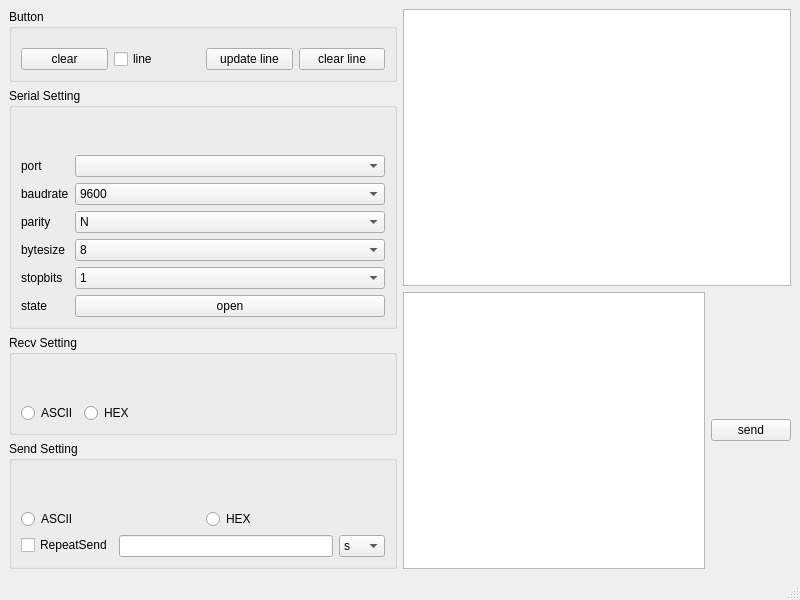
<?xml version="1.0" encoding="UTF-8"?>
<ui version="4.0">
 <class>MainWindow</class>
 <widget class="QMainWindow" name="MainWindow">
  <property name="geometry">
   <rect>
    <x>0</x>
    <y>0</y>
    <width>800</width>
    <height>600</height>
   </rect>
  </property>
  <property name="windowTitle">
   <string>MainWindow</string>
  </property>
  <widget class="QWidget" name="centralwidget">
   <layout class="QHBoxLayout" name="horizontalLayout_4">
    <item>
     <layout class="QVBoxLayout" name="verticalLayout">
      <property name="sizeConstraint">
       <enum>QLayout::SetMaximumSize</enum>
      </property>
      <item>
       <widget class="QGroupBox" name="groupBox_4">
        <property name="title">
         <string>Button</string>
        </property>
        <layout class="QGridLayout" name="gridLayout">
         <item row="0" column="0">
          <spacer name="verticalSpacer_4">
           <property name="orientation">
            <enum>Qt::Vertical</enum>
           </property>
           <property name="sizeHint" stdset="0">
            <size>
             <width>20</width>
             <height>17</height>
            </size>
           </property>
          </spacer>
         </item>
         <item row="2" column="0">
          <widget class="QPushButton" name="pushButton_clear">
           <property name="text">
            <string>clear</string>
           </property>
          </widget>
         </item>
         <item row="2" column="3">
          <widget class="QPushButton" name="pushButton_LineClear">
           <property name="text">
            <string>clear line</string>
           </property>
          </widget>
         </item>
         <item row="2" column="1">
          <widget class="QCheckBox" name="checkBox_LineShow">
           <property name="text">
            <string>line</string>
           </property>
          </widget>
         </item>
         <item row="2" column="2">
          <widget class="QPushButton" name="pushButton_LineUpdate">
           <property name="text">
            <string>update line</string>
           </property>
          </widget>
         </item>
        </layout>
       </widget>
      </item>
      <item>
       <widget class="QGroupBox" name="groupBox">
        <property name="title">
         <string>Serial Setting</string>
        </property>
        <layout class="QFormLayout" name="formLayout">
         <item row="1" column="0">
          <widget class="QLabel" name="label">
           <property name="text">
            <string>port</string>
           </property>
          </widget>
         </item>
         <item row="1" column="1">
          <widget class="QComboBox" name="comboBox_port"/>
         </item>
         <item row="2" column="0">
          <widget class="QLabel" name="label_2">
           <property name="text">
            <string>baudrate</string>
           </property>
          </widget>
         </item>
         <item row="2" column="1">
          <widget class="QComboBox" name="comboBox_baudrate">
           <item>
            <property name="text">
             <string>9600</string>
            </property>
           </item>
           <item>
            <property name="text">
             <string>19200</string>
            </property>
           </item>
           <item>
            <property name="text">
             <string>115200</string>
            </property>
           </item>
          </widget>
         </item>
         <item row="3" column="0">
          <widget class="QLabel" name="label_3">
           <property name="text">
            <string>parity</string>
           </property>
          </widget>
         </item>
         <item row="3" column="1">
          <widget class="QComboBox" name="comboBox_parity">
           <item>
            <property name="text">
             <string>N</string>
            </property>
           </item>
          </widget>
         </item>
         <item row="4" column="0">
          <widget class="QLabel" name="label_4">
           <property name="text">
            <string>bytesize</string>
           </property>
          </widget>
         </item>
         <item row="4" column="1">
          <widget class="QComboBox" name="comboBox_bytesize">
           <item>
            <property name="text">
             <string>8</string>
            </property>
           </item>
          </widget>
         </item>
         <item row="5" column="0">
          <widget class="QLabel" name="label_5">
           <property name="text">
            <string>stopbits</string>
           </property>
          </widget>
         </item>
         <item row="5" column="1">
          <widget class="QComboBox" name="comboBox_stopbits">
           <item>
            <property name="text">
             <string>1</string>
            </property>
           </item>
          </widget>
         </item>
         <item row="6" column="1">
          <widget class="QPushButton" name="pushButton_OpenSerial">
           <property name="text">
            <string>open</string>
           </property>
          </widget>
         </item>
         <item row="6" column="0">
          <widget class="QLabel" name="label_SerialState">
           <property name="text">
            <string>state</string>
           </property>
          </widget>
         </item>
         <item row="0" column="1">
          <spacer name="verticalSpacer_3">
           <property name="orientation">
            <enum>Qt::Vertical</enum>
           </property>
           <property name="sizeHint" stdset="0">
            <size>
             <width>20</width>
             <height>40</height>
            </size>
           </property>
          </spacer>
         </item>
        </layout>
       </widget>
      </item>
      <item>
       <widget class="QGroupBox" name="groupBox_2">
        <property name="title">
         <string>Recv Setting</string>
        </property>
        <layout class="QFormLayout" name="formLayout_3">
         <item row="1" column="0">
          <widget class="QRadioButton" name="radioButton_RecvSetting_ASCII">
           <property name="text">
            <string>ASCII</string>
           </property>
          </widget>
         </item>
         <item row="1" column="1">
          <widget class="QRadioButton" name="radioButton_RecvSetting_HEX">
           <property name="text">
            <string>HEX</string>
           </property>
          </widget>
         </item>
         <item row="0" column="1">
          <spacer name="verticalSpacer">
           <property name="orientation">
            <enum>Qt::Vertical</enum>
           </property>
           <property name="sizeHint" stdset="0">
            <size>
             <width>20</width>
             <height>40</height>
            </size>
           </property>
          </spacer>
         </item>
        </layout>
       </widget>
      </item>
      <item>
       <widget class="QGroupBox" name="groupBox_3">
        <property name="title">
         <string>Send Setting</string>
        </property>
        <layout class="QFormLayout" name="formLayout_2">
         <item row="1" column="0" colspan="2">
          <layout class="QHBoxLayout" name="horizontalLayout">
           <item>
            <widget class="QRadioButton" name="radioButton_SendSetting_ASCII">
             <property name="text">
              <string>ASCII</string>
             </property>
            </widget>
           </item>
           <item>
            <widget class="QRadioButton" name="radioButton_SendSetting_HEX">
             <property name="text">
              <string>HEX</string>
             </property>
            </widget>
           </item>
          </layout>
         </item>
         <item row="2" column="0">
          <widget class="QCheckBox" name="checkBox_RepeatSend">
           <property name="text">
            <string>RepeatSend</string>
           </property>
          </widget>
         </item>
         <item row="2" column="1">
          <layout class="QHBoxLayout" name="horizontalLayout_2">
           <item>
            <widget class="QLineEdit" name="lineEdit_RepeatSend_ms"/>
           </item>
           <item>
            <widget class="QComboBox" name="comboBox_s_ms">
             <item>
              <property name="text">
               <string>s</string>
              </property>
             </item>
             <item>
              <property name="text">
               <string>ms</string>
              </property>
             </item>
            </widget>
           </item>
          </layout>
         </item>
         <item row="0" column="0">
          <spacer name="verticalSpacer_2">
           <property name="orientation">
            <enum>Qt::Vertical</enum>
           </property>
           <property name="sizeHint" stdset="0">
            <size>
             <width>20</width>
             <height>40</height>
            </size>
           </property>
          </spacer>
         </item>
        </layout>
       </widget>
      </item>
     </layout>
    </item>
    <item>
     <layout class="QVBoxLayout" name="verticalLayout_2">
      <item>
       <widget class="QTextBrowser" name="textBrowser_Recv"/>
      </item>
      <item>
       <layout class="QHBoxLayout" name="horizontalLayout_3">
        <item>
         <widget class="QTextEdit" name="textEdit_SendSerial"/>
        </item>
        <item>
         <widget class="QPushButton" name="pushButton_Send">
          <property name="text">
           <string>send</string>
          </property>
         </widget>
        </item>
       </layout>
      </item>
     </layout>
    </item>
    <item>
     <layout class="QVBoxLayout" name="verticalLayout_matplot"/>
    </item>
   </layout>
  </widget>
  <widget class="QStatusBar" name="statusbar"/>
 </widget>
 <resources/>
 <connections/>
</ui>
